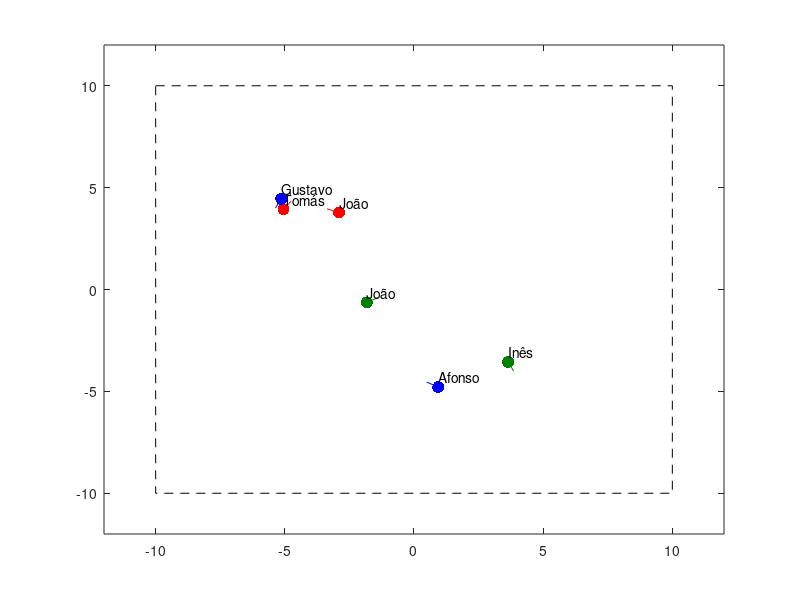

Reproduce this figure in MATLAB. (Note: this script raises an error after producing the figure.)
clc; clear all; close all;

%% Game parameters
vmax = 0.5;

%% Create players
i = 0;

% Benfica
i = i + 1;
s(i).name = 'João';
s(i).color = [1 0 0];
s(i).team = 0; % equipa vermelha
s(i).x = rand * 12 -6; s(i).y = rand * 12 -6;
s(i).ang = rand * 2 * pi;
s(i).killed = 0;

i = i + 1;
s(i).name = 'Tomás';
s(i).color = [1 0 0];
s(i).team = 0; % equipa vermelha
s(i).x = rand * 12 -6; s(i).y = rand * 12 -6;
s(i).ang = rand * 2 * pi;
s(i).killed = 0;

% Sporting
i = i + 1;
s(i).name = 'Inês';
s(i).color = [0 0.5 0];
s(i).team = 1; % equipa verde
s(i).x = rand * 12 -6; s(i).y = rand * 12 -6;
s(i).ang = rand * 2 * pi;
s(i).killed = 0;

i = i + 1;
s(i).name = 'João';
s(i).color = [0 0.5 0];
s(i).team = 1; % equipa verde
s(i).x = rand * 12 -6; s(i).y = rand * 12 -6;
s(i).ang = rand * 2 * pi;
s(i).killed = 0;

% Porto
i = i + 1;
s(i).name = 'Afonso';
s(i).color = [0 0 1];
s(i).team = 2; % equipa azul
s(i).x = rand * 12 -6; s(i).y = rand * 12 -6;
s(i).ang = rand * 2 * pi;
s(i).killed = 0;

i = i + 1;
s(i).name = 'Gustavo';
s(i).color = [0 0 1];
s(i).team = 2; % equipa azul
s(i).x = rand * 12 -6; s(i).y = rand * 12 -6;
s(i).ang = rand * 2 * pi;
s(i).killed = 0;

%% Draw Arena
plot([-10 10 10 -10 -10], [10 10 -10 -10 10], '--k')
axis([-12 12 -12 12]);
hold on;

%% Draw Players at inital position using plot
for i=1:size(s,2)% iterate all players

    % Draw player circle
    s(i).hcircle = plot(s(i).x, s(i).y, '.', 'MarkerSize',26, 'Color', s(i).color);

    % Draw arrow
    xf = s(i).x + vmax * cos(s(i).ang);
    yf = s(i).y + vmax * sin(s(i).ang);
    s(i).harrow = plot([s(i).x xf], [s(i).y yf], '-', 'Color', s(i).color);

    % Draw text
    s(i).htext = text(s(i).x, s(i).y+0.5, s(i).name);

end


%% Start game
for k=1:150

    %% Move Players
    for i=1:size(s,2)% iterate all players
        s = movePlayer(s, i, vmax);
    end

    %% Player left arena?
    for i=1:size(s,2)% iterate all players
        if s(i).x < -10 || s(i).x > 10 || ...
           s(i).y < -10 || s(i).y > 10
            s(i).killed = 1;
        end
    end

    %% Player was hunted?
    for i=1:size(s,2)% iterate all players
        % Find if player i left arena
    end

    %% Draw Players
    for i=1:size(s,2)% iterate all players
        set(s(i).hcircle, 'XData', s(i).x, 'YData', s(i).y);

        xtip = s(i).x + vmax * cos(s(i).ang);
        ytip = s(i).y + vmax * sin(s(i).ang);
        set(s(i).harrow, 'XData', [s(i).x xtip], ... 
            'YData', [s(i).y, ytip])

        set(s(i).htext, 'Position', [s(i).x, s(i).y+0.5, 0]);

        if s(i).killed == 1
            set(s(i).htext, 'String', [s(i).name ' (killed)'])

        end

    end

    pause(0.3)
end
